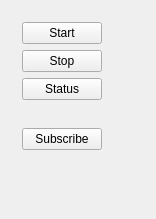
<ui version="4.0" >
 <class>NMGExempleSubscriptedWidgetBase</class>
 <widget class="QWidget" name="NMGExempleSubscriptedWidgetBase" >
  <property name="geometry" >
   <rect>
    <x>0</x>
    <y>0</y>
    <width>156</width>
    <height>219</height>
   </rect>
  </property>
  <property name="windowTitle" >
   <string>Form1</string>
  </property>
  <layout class="QGridLayout" >
   <item row="0" column="0" >
    <widget class="QFrame" name="frame3" >
     <property name="frameShape" >
      <enum>QFrame::NoFrame</enum>
     </property>
     <property name="frameShadow" >
      <enum>QFrame::Plain</enum>
     </property>
     <layout class="QVBoxLayout" >
      <item>
       <widget class="QPushButton" name="buttonStart" >
        <property name="text" >
         <string>Start</string>
        </property>
       </widget>
      </item>
      <item>
       <widget class="QPushButton" name="buttonStop" >
        <property name="text" >
         <string>Stop</string>
        </property>
       </widget>
      </item>
      <item>
       <widget class="QPushButton" name="buttonStatus" >
        <property name="text" >
         <string>Status</string>
        </property>
       </widget>
      </item>
     </layout>
    </widget>
   </item>
   <item row="1" column="0" >
    <widget class="QFrame" name="frame4" >
     <property name="frameShape" >
      <enum>QFrame::NoFrame</enum>
     </property>
     <property name="frameShadow" >
      <enum>QFrame::Plain</enum>
     </property>
     <layout class="QVBoxLayout" >
      <item>
       <widget class="QPushButton" name="buttonSubscribe" >
        <property name="text" >
         <string>Subscribe</string>
        </property>
       </widget>
      </item>
     </layout>
    </widget>
   </item>
   <item row="2" column="0" >
    <spacer>
     <property name="orientation" >
      <enum>Qt::Vertical</enum>
     </property>
     <property name="sizeType" >
      <enum>QSizePolicy::Expanding</enum>
     </property>
     <property name="sizeHint" >
      <size>
       <width>31</width>
       <height>41</height>
      </size>
     </property>
    </spacer>
   </item>
   <item row="0" column="1" >
    <spacer>
     <property name="orientation" >
      <enum>Qt::Horizontal</enum>
     </property>
     <property name="sizeType" >
      <enum>QSizePolicy::Expanding</enum>
     </property>
     <property name="sizeHint" >
      <size>
       <width>61</width>
       <height>21</height>
      </size>
     </property>
    </spacer>
   </item>
  </layout>
 </widget>
 <layoutdefault spacing="6" margin="11" />
 <pixmapfunction>qPixmapFromMimeSource</pixmapfunction>
 <resources/>
 <connections/>
</ui>
